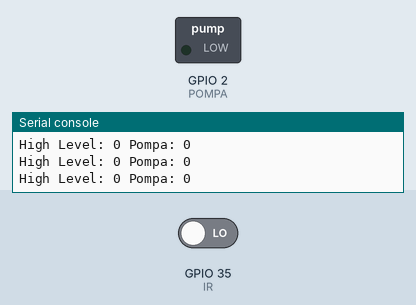
The program below on a simulated ESP32 board running MicroPython. Shown: switched loads named in the program (green lamp = pin HIGH), the last lines printed to the serial console. The test bench sets the inputs (shaded band); at power-on: GPIO 35 (IR) LOW.

Above: at 1.2 s.
1.3 s: GPIO 35 (IR) driven HIGH
At 2.3 s:
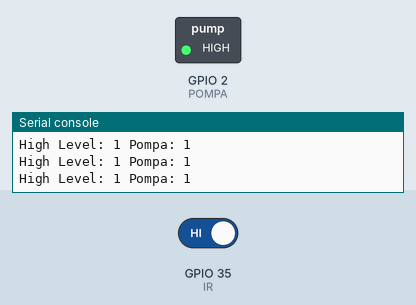
2.8 s: GPIO 35 (IR) driven LOW
At 3.7 s:
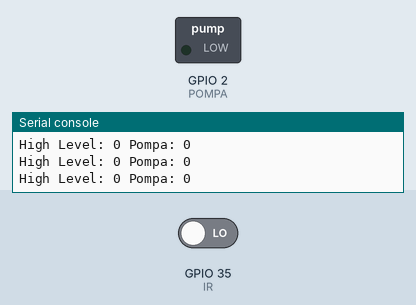
Timing chart, 0 to 5.8 s (numbered marks = the images above; inputs shaded):
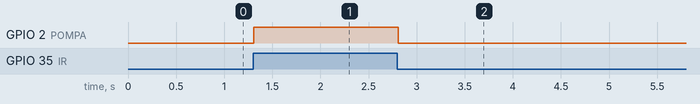

Measured:
- after the input at 1.3 s, GPIO 2 (POMPA): LOW → HIGH at once
- after the input at 2.8 s, GPIO 2 (POMPA): HIGH → LOW at once

The program:

ESP32FloatSensorToPump.py
```python
from machine import Pin
import time
# Pin sensor IR
IR = Pin(35, Pin.IN)
# Pin Aktuator
POMPA = Pin(2, Pin.OUT)
while True:
    # membaca nilai logic
    high_level = IR.value()
    # logika bersyarat nilai logic
    if high_level == 1 :
        POMPA.value(1)
    else :
        POMPA.value(0)
    print("High Level:", high_level, "Pompa:", POMPA.value())
    time.sleep(0.1)
```
